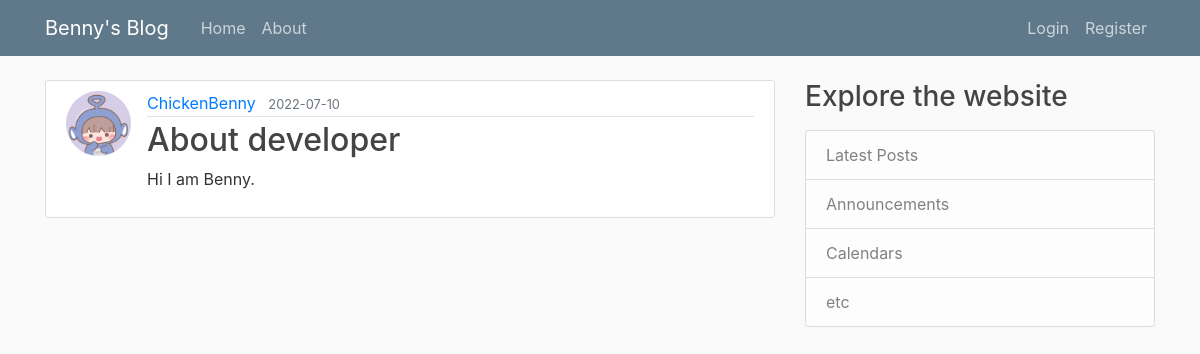
Page /post/7 on the committed database.
### app/models.py (models this page shows, shortened)
class User(db.Model, UserMixin):
    id = db.Column(db.Integer, primary_key = True)
    username = db.Column(db.String(20), unique = True, nullable = False)
    email = db.Column(db.String(20), unique = True, nullable = False)
    image_file = db.Column(db.String(20), nullable = False, default = 'default.jpg')
    password = db.Column(db.String(60), nullable = False)
    posts = db.relationship('Post', backref = 'author', lazy = True)

class Post(db.Model):
    id = db.Column(db.Integer, primary_key = True)
    title = db.Column(db.String(100), nullable = False)
    date_posted = db.Column(db.DateTime, nullable = False, default = datetime.utcnow)
    content = db.Column(db.Text, nullable = False)
    user_id = db.Column(db.Integer, db.ForeignKey('user.id'), nullable = False)

### app/posts/routes.py (the view)
@posts.route("/post/<int:post_id>")
def post(post_id):
    post = Post.query.get_or_404(post_id)
    return render_template('post.html', post=post)

### app/templates/post.html (shortened to what this page needs)
{% extends "base.html" %}
{% block content %}
<article class="media content-section">
    <img class="rounded-circle article-img" src="{{ url_for('static',  filename='profile_pics/' + post.author.image_file) }}">
    <div class="media-body">
        <div class="article-metadata">
            <a class="mr-2" href="{{ url_for('users.user_posts', username=post.author.username) }}">{{ post.author.username }}</a>
            <small class="text-muted">{{ post.date_posted.strftime('%Y-%m-%d') }}</small>
        </div>
        <h2 class="article-title">{{ post.title }}</h2>
        <p class="article-content">{{ post.content }}</p>
    </div>
</article>
{% endblock content %}

### app/static/style.css (style rules this page uses)
body { background: #fafafa; color: #333333; margin-top: 5rem; }
h1, h2, h3, h4, h5, h6 { color: #444444; }
.content-section { background: #ffffff; padding: 10px 20px; border: 1px solid #dddddd; border-radius: 3px; margin-bottom: 20px; }
.article-title { color: #444444; }
.article-content { white-space: pre-line; }
.article-img { height: 65px; width: 65px; margin-right: 16px; }
.article-metadata { padding-bottom: 1px; margin-bottom: 4px; border-bottom: 1px solid #e3e3e3 }

### rows in the picture
User: image_file (placeholder picture), author.username "ChickenBenny"
Post: date_posted "2022-07-10", title "About developer", content "Hi I am Benny."
